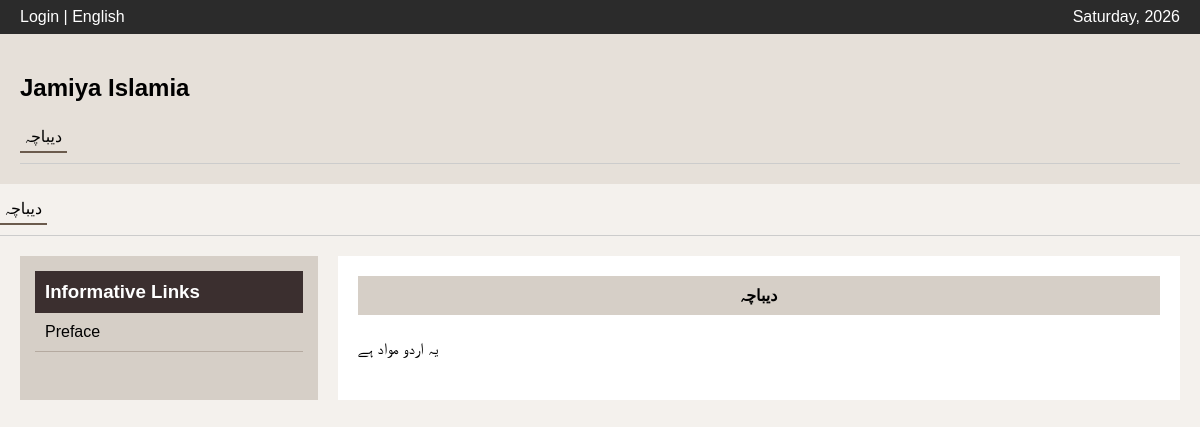
/ur/preface/, run on an earlier commit of the app's database.
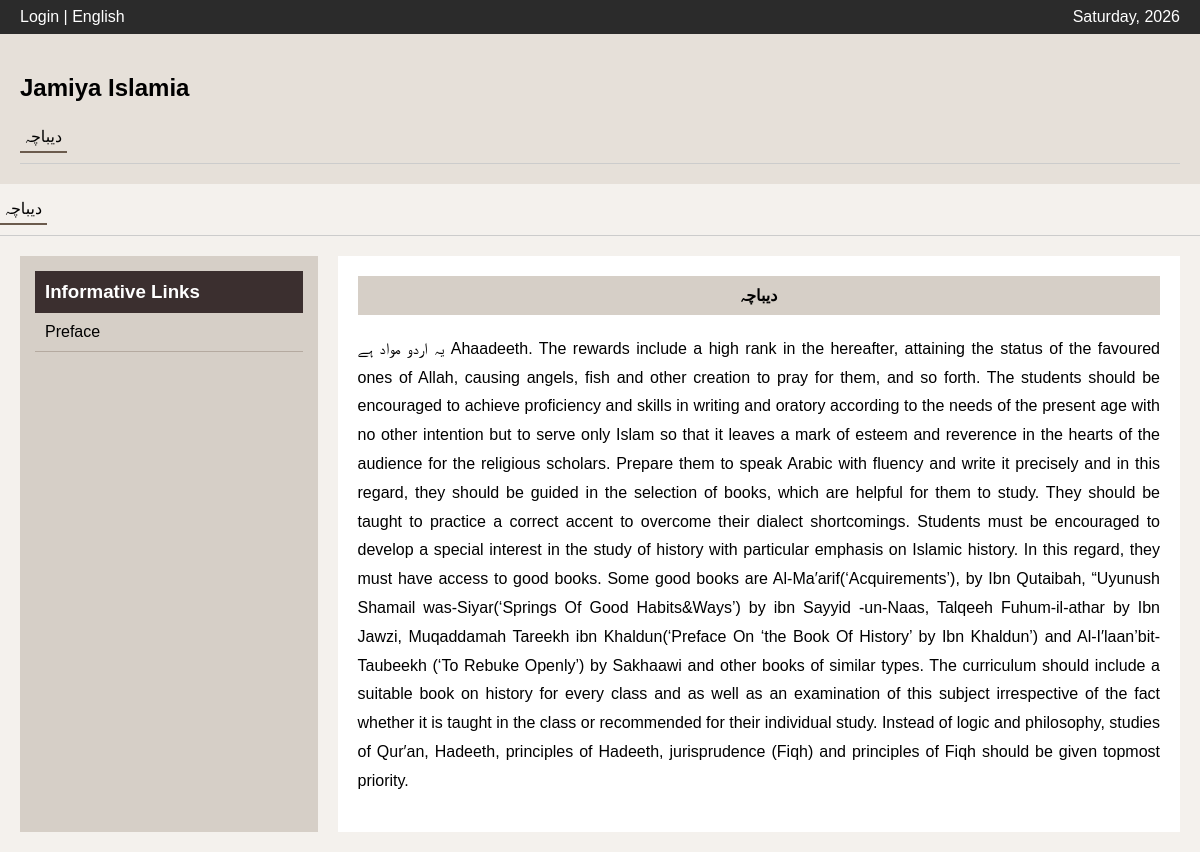
And on a later commit of the database.
### pages/models.py (models this page shows, shortened)
class MenuItem(models.Model):
    title_en = models.CharField(max_length=100)
    title_ur = models.CharField(max_length=100)
    slug = models.SlugField()
    order = models.IntegerField(default=0)

class Page(models.Model):
    slug = models.SlugField(unique=True)
    title_en = models.CharField(max_length=200)
    title_ur = models.CharField(max_length=200)
    content_en = models.TextField()
    content_ur = models.TextField()

### pages/views.py (the view, shortened to what this page needs)
# urls.py: path('<str:lang>/<slug:slug>/', page_view),
def page_view(request, lang, slug):
    page = get_object_or_404(Page, slug=slug)
    menu = MenuItem.objects.all().order_by('order')
    if lang == 'ur':
        context = {
            'title': page.title_ur,
            'content': page.content_ur,
            'menu': menu,
            'lang': 'ur'
        }
    return render(request, 'page.html', context)

### pages/templates/page.html (shortened to what this page needs)
<!DOCTYPE html>
<html lang="en">
<head>
</head>
<body>
<div class="topbar">
    <div>Login | English</div>
    <div>Saturday, 2026</div>
</div>
<div class="header">
    <h2>Jamiya Islamia</h2>
    <div class="navbar">
        {% for item in menu %}
            <a href="/{{ lang }}/{{ item.slug }}/"
               class="{% if item.slug == request.resolver_match.kwargs.slug %}active{% endif %}">
                {% if lang == 'ur' %}
                    {{ item.title_ur }}
                {% else %}
                    {{ item.title_en }}
                {% endif %}
            </a>
        {% endfor %}
    </div>
</div>
   <div class="navbar">
    {% for item in menu %}
        <a href="/{{ lang }}/{{ item.slug }}/"
           class="{% if item.slug == request.resolver_match.kwargs.slug %}active{% endif %}">
            {% if lang == 'ur' %}
                {{ item.title_ur }}
            {% else %}
                {{ item.title_en }}
            {% endif %}
        </a>
    {% endfor %}
</div>
<div class="container">
    <div class="sidebar">
        <h3>Informative Links</h3>
        {% for item in menu %}
            <a href="/en/{{ item.slug }}/">{{ item.title_en }}</a>
        {% endfor %}
    </div>
    <div class="content">
        <div class="title-box">
            {{ title }}
        </div>
        <p>{{ content }}</p>
    </div>
</div>
</body>
</html>

### pages/templates/page.html (style rules this page uses)
.navbar { display: flex; gap: 25px; margin-top: 10px; padding-bottom: 10px; border-bottom: 1px solid #ccc; }
.navbar a { text-decoration: none; color: black; font-weight: 500; padding: 5px; position: relative; }
.navbar a.active { border-bottom: 2px solid #6b5b4d; }
body { margin: 0; font-family: Arial, sans-serif; background: #f4f1ed; }
.topbar { background: #2b2b2b; color: white; padding: 8px 20px; display: flex; justify-content: space-between; }
.header { background: #e6e0d9; padding: 20px; }
.container { display: flex; padding: 20px; }
.sidebar { width: 25%; background: #d6cfc7; padding: 15px; }
.sidebar h3 { background: #3b2f2f; color: white; padding: 10px; margin: 0; }
.sidebar a { display: block; padding: 10px; border-bottom: 1px solid #b5aaa0; text-decoration: none; color: black; }
.content { width: 75%; padding: 20px; background: white; margin-left: 20px; }
.title-box { background: #d6cfc7; padding: 10px; text-align: center; margin-bottom: 20px; font-weight: bold; }
p { line-height: 1.8; text-align: justify; }

What changed in the data, as far as the page shows it:
changed Page "دیباچہ": content_ur "یہ اردو مواد ہے" → "یہ اردو مواد ہے Ahaadeeth. The rewards include a high rank in the hereafter, attaining the status of the favoured ones of Allah, causing angels, fish and other creation to pray for them, and so forth. The students should be encouraged to achieve proficiency and skills in writing and oratory according to the needs of the present age with no other intention but to serve only Islam so that it leaves a mark of esteem and reverence in the hearts of the audience for the religious scholars. Prepare them to speak Arabic with fluency and write it precisely and in this regard, they should be guided in the selection of books, which are helpful for them to study. They should be taught to practice a…"
